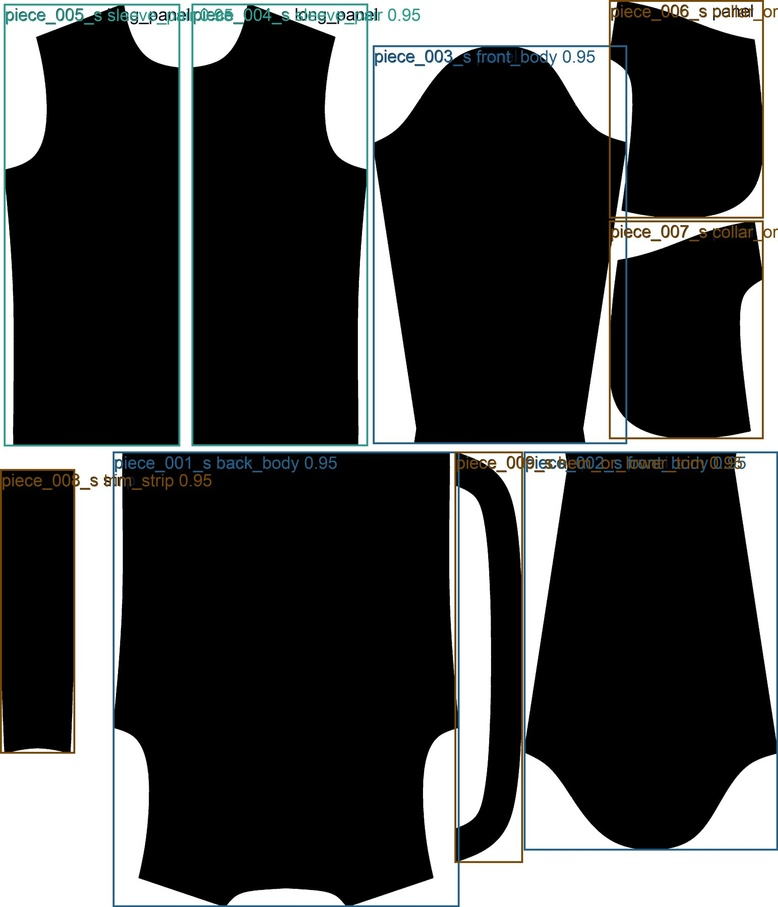
#> input picture app/templates_data/BFSK26308XCJ01L/s/garment_map_overview_s.jpg, 778 x 907 px, shrunk from 1543 x 1800 before the run
$ python -i front_split_service.py   (imports and definitions only)
#> lines starting #> are read from the running program, lines starting #| are printed output that depends on the picture; after the words box and inside, x2 and y2 are one past the last pixel; in counts of white or black regions, pixels touching at a corner belong together
"""Create front-left/front-right motif assets from transparent or AI-generated light-background hero images."""
import json
from collections import deque
from pathlib import Path

from PIL import Image, ImageChops, ImageFilter, ImageOps


BG_BRIGHTNESS_MIN = 208
BG_SPREAD_MAX = 40
BG_DISTANCE_MAX = 54
MIN_SUBJECT_AREA_RATIO = 0.03
MIN_INTERNAL_BG_AREA_RATIO = 0.00012
MIN_LARGE_INTERNAL_BG_AREA_RATIO = 0.006
LARGE_INTERNAL_BG_FILL_RATIO_MAX = 0.68
ALPHA_TRANSPARENCY_RATIO_MIN = 0.002


def _is_background_candidate(pixel: tuple[int, int, int]) -> bool:
    return min(pixel) >= BG_BRIGHTNESS_MIN and max(pixel) - min(pixel) <= BG_SPREAD_MAX


def _is_background_pixel(pixel: tuple[int, int, int], palette: list[tuple[int, int, int]]) -> bool:
    r, g, b = pixel
    if not _is_background_candidate(pixel):
        return False
    if not palette:
        return True
    return any(abs(r - pr) + abs(g - pg) + abs(b - pb) <= BG_DISTANCE_MAX for pr, pg, pb in palette)


def _edge_pixels(rgb: Image.Image) -> list[tuple[int, int, int]]:
    w, h = rgb.size
    step = max(1, min(w, h) // 96)
    pixels = rgb.load()
    out = []
    for x in range(0, w, step):
        out.append(pixels[x, 0])
        out.append(pixels[x, h - 1])
    for y in range(0, h, step):
        out.append(pixels[0, y])
        out.append(pixels[w - 1, y])
    return out


def _edge_background_palette(rgb: Image.Image) -> list[tuple[int, int, int]]:
    samples = [c for c in _edge_pixels(rgb) if _is_background_candidate(c)]
    if not samples:
        return []
    counts: dict[tuple[int, int, int], int] = {}
    for sample in samples:
        bucket = tuple(round(v / 8) * 8 for v in sample)
        counts[bucket] = counts.get(bucket, 0) + 1
    ranked = sorted(counts.items(), key=lambda item: item[1], reverse=True)
    total = max(1, len(samples))
    return [color for color, count in ranked[:6] if count / total >= 0.03]


def _background_matte_color(rgb: Image.Image) -> tuple[int, int, int]:
    palette = _edge_background_palette(rgb)
    if palette:
        channels = list(zip(*palette))
        return tuple(round(sum(channel) / len(channel)) for channel in channels)
    return (255, 255, 255)


def _extract_background_mask(rgb: Image.Image) -> Image.Image:
    w, h = rgb.size
    palette = _edge_background_palette(rgb)
    pixels = rgb.load()
    mask = Image.new("L", (w, h), 0)
    mask_px = mask.load()
    queue: deque[int] = deque()
    seen = bytearray(w * h)
    for x in range(w):
        queue.append(x)
        queue.append((h - 1) * w + x)
    for y in range(h):
        queue.append(y * w)
        queue.append(y * w + (w - 1))
    while queue:
        idx = queue.popleft()
        if idx < 0 or idx >= len(seen) or seen[idx]:
            continue
        seen[idx] = 1
        x = idx % w
        y = idx // w
        if not _is_background_pixel(pixels[x, y], palette):
            continue
        mask_px[x, y] = 255
        if x > 0:
            queue.append(idx - 1)
        if x + 1 < w:
            queue.append(idx + 1)
        if y > 0:
            queue.append(idx - w)
        if y + 1 < h:
            queue.append(idx + w)
    return mask


def _fill_enclosed_background_holes(rgb: Image.Image, bg_mask: Image.Image) -> Image.Image:
    """Promote enclosed light background islands to background.

    This catches background-colored pockets trapped between subject parts, such as the area
    between a hand-held prop and the body, that edge flood-fill cannot reach.
    """
    w, h = rgb.size
    palette = _edge_background_palette(rgb)
    pixels = rgb.load()
    bg_px = bg_mask.load()
    seen = bytearray(w * h)
    min_area = max(24, round(w * h * MIN_INTERNAL_BG_AREA_RATIO))
    large_area = max(160, round(w * h * MIN_LARGE_INTERNAL_BG_AREA_RATIO))

    for y in range(h):
        for x in range(w):
            idx = y * w + x
            if seen[idx] or bg_px[x, y] > 0:
                continue
            if not _is_background_pixel(pixels[x, y], palette):
                continue

            queue: deque[tuple[int, int]] = deque([(x, y)])
            component: list[tuple[int, int]] = []
            touches_border = False

            while queue:
                cx, cy = queue.popleft()
                cidx = cy * w + cx
                if seen[cidx]:
                    continue
                seen[cidx] = 1
                if bg_px[cx, cy] > 0:
                    continue
                if not _is_background_pixel(pixels[cx, cy], palette):
                    continue

                component.append((cx, cy))
                if cx == 0 or cy == 0 or cx == w - 1 or cy == h - 1:
                    touches_border = True

                if cx > 0:
                    queue.append((cx - 1, cy))
                if cx + 1 < w:
                    queue.append((cx + 1, cy))
                if cy > 0:
                    queue.append((cx, cy - 1))
                if cy + 1 < h:
                    queue.append((cx, cy + 1))

            if touches_border or len(component) < min_area:
                continue
            boundary_total = 0
            boundary_bg_like = 0
            component_set = set(component)
            min_x = min(cx for cx, _ in component)
            max_x = max(cx for cx, _ in component)
            min_y = min(cy for _, cy in component)
            max_y = max(cy for _, cy in component)
            bbox_area = max(1, (max_x - min_x + 1) * (max_y - min_y + 1))
            fill_ratio = len(component) / bbox_area
            for cx, cy in component:
                for nx, ny in ((cx - 1, cy), (cx + 1, cy), (cx, cy - 1), (cx, cy + 1)):
                    if nx < 0 or ny < 0 or nx >= w or ny >= h or (nx, ny) in component_set:
                        continue
                    boundary_total += 1
                    if bg_px[nx, ny] > 0 or _is_background_pixel(pixels[nx, ny], palette):
                        boundary_bg_like += 1
            if boundary_total and boundary_bg_like / boundary_total >= 0.58:
                for cx, cy in component:
                    bg_px[cx, cy] = 255
                continue

            # Large irregular light holes inside the motif are usually trapped
            # white background, not intentional white subject detail. Preserve
            # small/high-fill white regions such as teeth or specular highlights.
            if len(component) >= large_area and fill_ratio <= LARGE_INTERNAL_BG_FILL_RATIO_MAX:
                for cx, cy in component:
                    bg_px[cx, cy] = 255
                continue

    return bg_mask


def _foreground_mask_from_light_bg(img: Image.Image) -> Image.Image:
    rgb = img.convert("RGB")
    bg_mask = _extract_background_mask(rgb)
    bg_mask = _fill_enclosed_background_holes(rgb, bg_mask)
    subject = ImageOps.invert(bg_mask)
    # Keep this cleanup deliberately light. Aggressive max/min morphology tends
    # to seal narrow background gaps around fingers and props, leaving visible
    # light-background pockets in the final overlay.
    subject = subject.filter(ImageFilter.MedianFilter(size=3))
    subject = subject.point(lambda value: 255 if value >= 18 else 0)
    return subject


def _decontaminate_matte(rgba: Image.Image, matte_rgb: tuple[int, int, int]) -> Image.Image:
    """Remove light matte spill from semi-transparent edge pixels."""
    out = rgba.convert("RGBA")
    px = out.load()
    bg_r, bg_g, bg_b = matte_rgb
    for y in range(out.height):
        for x in range(out.width):
            r, g, b, a = px[x, y]
            if a <= 0 or a >= 255:
                continue
            nr = max(0, min(255, round((255 * r - bg_r * (255 - a)) / a)))
            ng = max(0, min(255, round((255 * g - bg_g * (255 - a)) / a)))
            nb = max(0, min(255, round((255 * b - bg_b * (255 - a)) / a)))
            px[x, y] = (nr, ng, nb, a)
    return out


def _suppress_border_white_fringe(rgba: Image.Image) -> Image.Image:
    """Remove bright white fringe pixels that hug transparent background.

    This is a targeted cleanup for residual white paper/background slivers that
    remain around fingers and narrow prop gaps after alpha extraction.
    """
    src = rgba.convert("RGBA")
    alpha = src.getchannel("A")
    src_px = src.load()
    alpha_px = alpha.load()
    out = src.copy()
    out_px = out.load()

    for y in range(src.height):
        for x in range(src.width):
            r, g, b, a = src_px[x, y]
            if a <= 0:
                continue
            if min(r, g, b) < 232 or max(r, g, b) - min(r, g, b) > 24:
                continue

            touches_transparent = False
            for ny in range(max(0, y - 1), min(src.height, y + 2)):
                for nx in range(max(0, x - 1), min(src.width, x + 2)):
                    if nx == x and ny == y:
                        continue
                    if alpha_px[nx, ny] <= 6:
                        touches_transparent = True
                        break
                if touches_transparent:
                    break
            if not touches_transparent:
                continue

            whiteness = (r + g + b) / 3
            if whiteness >= 248:
                out_px[x, y] = (r, g, b, 0)
            elif whiteness >= 240:
                out_px[x, y] = (r, g, b, min(a, 32))
            else:
                out_px[x, y] = (r, g, b, min(a, 72))
    return out


def _alpha_bbox(alpha: Image.Image) -> tuple[int, int, int, int] | None:
    bbox = alpha.getbbox()
    if not bbox:
        return None
    area = (bbox[2] - bbox[0]) * (bbox[3] - bbox[1])
    if area <= 0:
        return None
    return bbox


def _has_meaningful_transparency(img: Image.Image) -> bool:
    rgba = img.convert("RGBA")
    alpha = rgba.getchannel("A")
    bbox = _alpha_bbox(alpha)
    if not bbox:
        return False

    histogram = alpha.histogram()
    transparent = sum(histogram[:7])
    if transparent <= 0:
        return False

    total = max(1, rgba.width * rgba.height)
    if transparent / total < ALPHA_TRANSPARENCY_RATIO_MIN:
        return False

    return bbox != (0, 0, rgba.width, rgba.height)


# [28 lines left out: functions _soften_existing_alpha, _coarse_bbox_from_background_diff, not called in this run]


def _build_soft_subject_rgba(img: Image.Image) -> tuple[Image.Image, Image.Image, Image.Image]:
    rgba = img.convert("RGBA")
    matte_rgb = _background_matte_color(rgba.convert("RGB"))

    if _has_meaningful_transparency(rgba):
        hard_mask, alpha = _soften_existing_alpha(rgba.getchannel("A"))
        bbox = _alpha_bbox(alpha)
        if bbox:
            out = rgba.copy()
            out.putalpha(alpha)
            out = _decontaminate_matte(out, matte_rgb)
            out = _suppress_border_white_fringe(out)
            overlay = Image.new("RGBA", rgba.size, (255, 255, 255, 0))
            overlay.paste((255, 0, 0, 96), mask=hard_mask)
            return out, alpha, overlay

    coarse_mask = _foreground_mask_from_light_bg(rgba)
    bbox = _alpha_bbox(coarse_mask)
    if not bbox:
        bbox = _coarse_bbox_from_background_diff(rgba)
    if not bbox:
        fallback = Image.new("L", rgba.size, 255)
        return rgba, fallback, Image.new("RGBA", rgba.size, (255, 255, 255, 0))

    area = (bbox[2] - bbox[0]) * (bbox[3] - bbox[1])
    if area < rgba.width * rgba.height * MIN_SUBJECT_AREA_RATIO:
        fallback_bbox = _coarse_bbox_from_background_diff(rgba)
        if fallback_bbox:
            bbox = fallback_bbox

    hard_mask = coarse_mask.point(lambda value: 255 if value >= 20 else 0)
    alpha = hard_mask.filter(ImageFilter.GaussianBlur(radius=1.35))
    alpha = ImageChops.lighter(alpha, hard_mask)
    alpha = alpha.point(lambda value: 0 if value <= 8 else min(255, int(value * 1.08)))

    bbox = _alpha_bbox(alpha)
    if not bbox:
        bbox = _coarse_bbox_from_background_diff(rgba)
        if not bbox:
            fallback = Image.new("L", rgba.size, 255)
            return rgba, fallback, Image.new("RGBA", rgba.size, (255, 255, 255, 0))
        alpha = Image.new("L", rgba.size, 0)
        alpha.paste(255, bbox)

    out = rgba.copy()
    out.putalpha(alpha)
    out = _decontaminate_matte(out, matte_rgb)
    out = _suppress_border_white_fringe(out)
    overlay = Image.new("RGBA", rgba.size, (255, 255, 255, 0))
    overlay.paste((255, 0, 0, 96), mask=hard_mask)
    return out, alpha, overlay


def _crop_subject(img: Image.Image) -> tuple[Image.Image, Image.Image, Image.Image]:
    rgba, alpha, overlay = _build_soft_subject_rgba(img)
    w, h = rgba.size
    bbox = _alpha_bbox(alpha)
    if not bbox:
        side_w = round(w * 0.82)
        side_h = round(h * 0.82)
        left = max(0, (w - side_w) // 2)
        top = max(0, (h - side_h) // 2)
        bbox = (left, top, min(w, left + side_w), min(h, top + side_h))
    pad = max(8, round(min(w, h) * 0.04))
    top_pad = max(pad, round(min(w, h) * 0.08))
    bottom_pad = max(pad, round(min(w, h) * 0.05))
    bbox = (
        max(0, bbox[0] - pad),
        max(0, bbox[1] - top_pad),
        min(w, bbox[2] + pad),
        min(h, bbox[3] + bottom_pad),
    )
    cropped = rgba.crop(bbox)
    margin_x = max(6, round(cropped.width * 0.035))
    margin_top = max(12, round(cropped.height * 0.08))
    margin_bottom = max(8, round(cropped.height * 0.04))
    out = Image.new(
        "RGBA",
        (cropped.width + margin_x * 2, cropped.height + margin_top + margin_bottom),
        (0, 0, 0, 0),
    )
    out.alpha_composite(cropped, (margin_x, margin_top))
    return out, alpha, overlay


def _crop_half_to_seam_alpha(half: Image.Image, seam_side: str) -> Image.Image:
    """Trim transparent padding so the visible half touches the seam edge."""
    rgba = half.convert("RGBA")
    bbox = rgba.getchannel("A").getbbox()
    if not bbox:
        return rgba
    pad = max(2, round(min(rgba.size) * 0.015))
    top_pad = max(pad, round(min(rgba.size) * 0.06))
    bottom_pad = max(pad, round(min(rgba.size) * 0.035))
    top = max(0, bbox[1] - top_pad)
    bottom = min(rgba.height, bbox[3] + bottom_pad)
    if seam_side == "right":
        left = max(0, bbox[0] - pad)
        right = bbox[2]
    else:
        left = bbox[0]
        right = min(rgba.width, bbox[2] + pad)
    if right <= left or bottom <= top:
        return rgba
    return rgba.crop((left, top, right, bottom))


def create_front_split_assets(theme_image: str | Path, out_dir: str | Path) -> dict:
    """Crop the primary subject and create full-front plus legacy split motifs."""
#> called with out_dir = 'out.png'
    out_dir = Path(out_dir)
    assets_dir = out_dir / "assets"
    assets_dir.mkdir(parents=True, exist_ok=True)
    with Image.open(theme_image) as src:
#> src is the input picture: PIL image 778x907 RGB; mean R, G, B 66.9, 68.1, 67.7
        subject, mask, overlay = _crop_subject(src)
#> after the loop in _edge_pixels, `for x in range(0, w, step):`: out = 196 items, first 6: (254, 250, 247), (255, 255, 255), (255, 255, 251), (255, 255, 255), (254, 255, 255), (255, 255, 255)
#> after the loop in _edge_pixels, `for y in range(0, h, step):`: out = 424 items, first 6: (254, 250, 247), (255, 255, 255), (255, 255, 251), (255, 255, 255), (254, 255, 255), (255, 255, 255)
#> in _edge_background_palette, `samples = [c for c in _edge_pixels(rgb) if _is_background_candidate(c)]`: samples = 273 items, first 6: (254, 250, 247), (255, 255, 255), (255, 255, 251), (255, 255, 255), (254, 255, 255), (255, 255, 255)
#> the loop in _edge_background_palette, `for sample in samples:` made 273 passes
#> (sample, bucket) on passes 1 to 3: ((254, 250, 247), (256, 248, 248)), ((255, 255, 255), (256, 256, 256)), ((255, 255, 251), (256, 256, 248))
#> after the loop in _edge_background_palette, `for sample in samples:`: counts = {(256, 248, 248): 3, (256, 256, 256): 198, (256, 256, 248): 58, (248, 256, 256): 9, (256, 248, 256): 2, (248, 256, 240): 1, (248, 248, 248): 1, (248, 256, 248): 1}
#> in _edge_background_palette, `ranked = sorted(counts.items(), key=lambda item: item[1], reverse=True)`: ranked = [((256, 256, 256), 198), ((256, 256, 248), 58), ((248, 256, 256), 9), ((256, 248, 248), 3), ((256, 248, 256), 2), ((248, 256, 240), 1), ((248, 248, 248), 1), ((248, 256, 248), 1)]
#> in _edge_background_palette, `total = max(1, len(samples))`: total = 273
#> in _background_matte_color, `palette = _edge_background_palette(rgb)`: palette = [(256, 256, 256), (256, 256, 248), (248, 256, 256)]
#> in _background_matte_color, `channels = list(zip(*palette))`: channels = [(256, 256, 248), (256, 256, 256), (256, 248, 256)]
#> in _build_soft_subject_rgba, `matte_rgb = _background_matte_color(rgba.convert("RGB"))`: matte_rgb = (253, 256, 253)
#> in _alpha_bbox, `bbox = alpha.getbbox()`: bbox = (0, 0, 778, 907)
#> in _alpha_bbox, `area = (bbox[2] - bbox[0]) * (bbox[3] - bbox[1])`: area = 705646
#> in _has_meaningful_transparency, `bbox = _alpha_bbox(alpha)`: bbox = (0, 0, 778, 907)
#> in _has_meaningful_transparency, `histogram = alpha.histogram()`: histogram = 256 values from 0 to 705646
#> in _has_meaningful_transparency, `transparent = sum(histogram[:7])`: transparent = 0
#> the loop in _edge_background_palette (call 2), `for sample in samples:` made 273 passes
#> in _foreground_mask_from_light_bg, `bg_mask = _extract_background_mask(rgb)`:
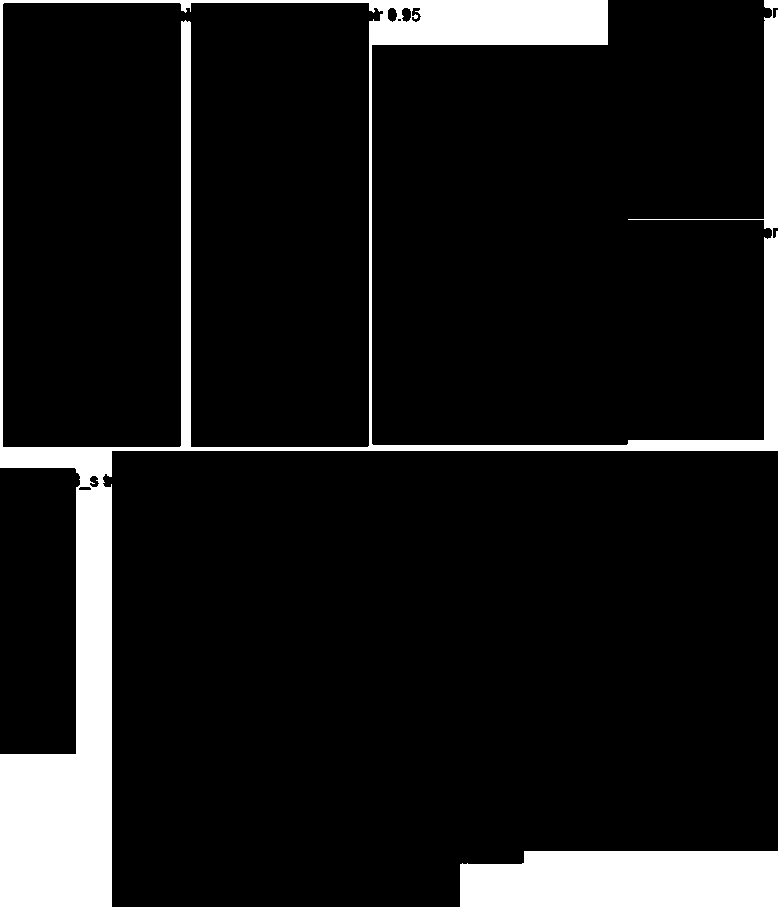
#> bg_mask: PIL image 778x907 L; 10.7% white; 2 white regions, box (x1, y1, x2, y2) and area: (0, 0, 778, 907) 58187, (460, 851, 778, 907) 16980
#> in _build_soft_subject_rgba, `alpha = ImageChops.lighter(alpha, hard_mask)`:
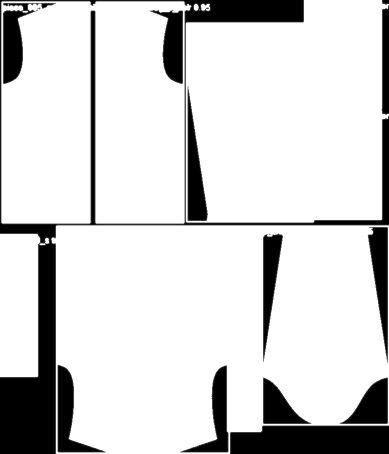
#> alpha: PIL image 778x907 L (shown at 1/2 size); min 0, max 255, mean 212
#> in _build_soft_subject_rgba, `overlay.paste((255, 0, 0, 96), mask=hard_mask)`:
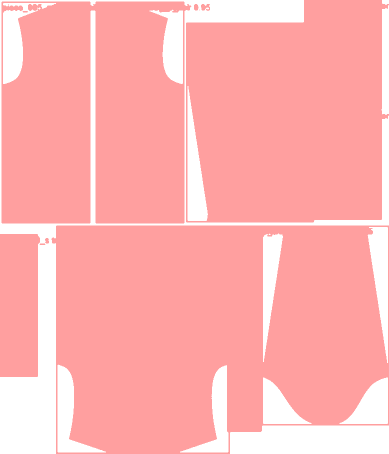
#> overlay: PIL image 778x907 RGBA (shown at 1/2 size); mean R, G, B, A 255, 45, 45, 79.1; transparent parts drawn white
#> in _crop_subject, `out.alpha_composite(cropped, (margin_x, margin_top))`:
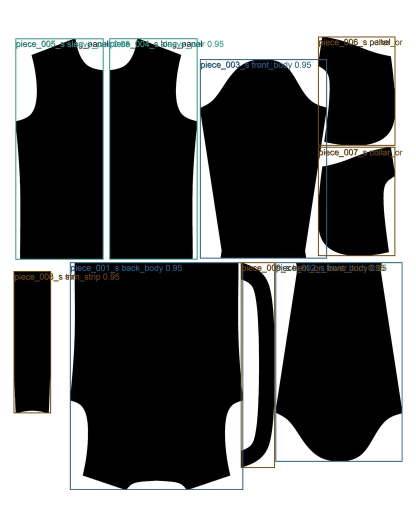
#> out: PIL image 832x1016 RGBA (shown at 1/2 size); mean R, G, B, A 24.3, 25.3, 25.2, 177; transparent parts drawn white

    full_path = assets_dir / "theme_front_full.png"
    mask_path = assets_dir / "theme_front_mask.png"
    overlay_path = assets_dir / "theme_front_debug_overlay.png"
    subject.save(full_path)
    mask.save(mask_path)
    overlay.save(overlay_path)

    mid = max(1, subject.width // 2)
    overlap = min(8, max(2, round(subject.width * 0.01))) if subject.width > 4 else 0
    left = subject.crop((0, 0, min(subject.width, mid + overlap), subject.height))
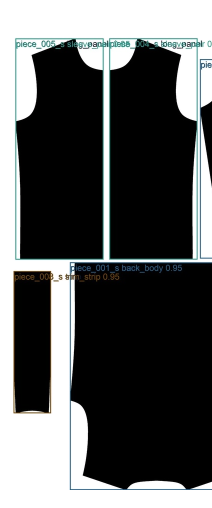
#> left: PIL image 424x1016 RGBA (shown at 1/2 size); mean R, G, B, A 19.2, 21.1, 21.1, 178.6; transparent parts drawn white
    right = subject.crop((max(0, mid - overlap), 0, subject.width, subject.height))
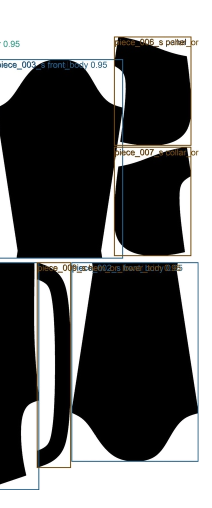
#> right: PIL image 424x1016 RGBA (shown at 1/2 size); mean R, G, B, A 29.6, 29.8, 29.5, 175.1; transparent parts drawn white
    left = _crop_half_to_seam_alpha(left, "right")
    right = _crop_half_to_seam_alpha(right, "left")
#> call 2 of _crop_half_to_seam_alpha, with seam_side = 'left'
#> in _crop_half_to_seam_alpha (call 2), `return rgba.crop((left, top, right, bottom))`:
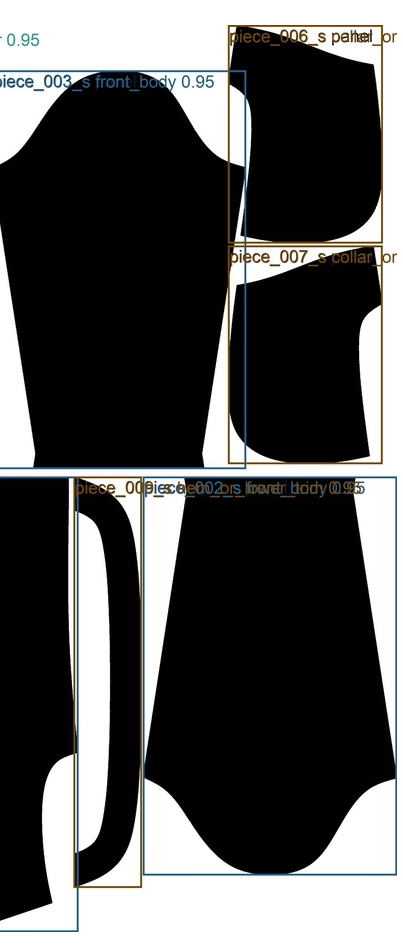
#> returned value: PIL image 403x947 RGBA; mean R, G, B, A 33.4, 33.6, 33.3, 197.7; transparent parts drawn white
    left_path = assets_dir / "theme_front_left.png"
    right_path = assets_dir / "theme_front_right.png"
    left.save(left_path)
    right.save(right_path)
    return {
        "full": str(full_path.resolve()),
        "left": str(left_path.resolve()),
        "right": str(right_path.resolve()),
        "source": str(Path(theme_image).resolve()),
        "split_overlap_px": overlap,
    }


# [59 lines left out: function inject_front_split_motifs, not called in this run]

>>> result = create_front_split_assets('../templates_data/BFSK26308XCJ01L/s/garment_map_overview_s.jpg', 'out.png')
